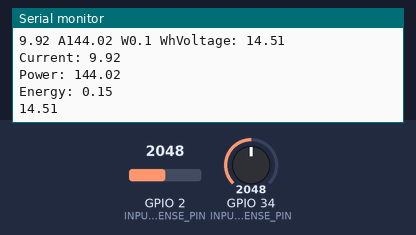
The sketch below on a simulated ESP32. Parts: the last lines printed to the serial monitor. The inputs (shaded band) are chosen by the test bench; at power-on: GPIO 2 (INPUT_CURRENT_SENSE_PIN) = 2048, GPIO 34 (INPUT_VOLTAGE_SENSE_PIN) = 2048.

Above: at 4.2 s.
4.3 s: GPIO 2 (INPUT_CURRENT_SENSE_PIN) set to 283
At 4.89 s:
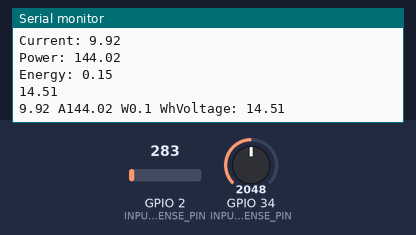
7.3 s: GPIO 2 (INPUT_CURRENT_SENSE_PIN) set to 232
At 7.35 s:
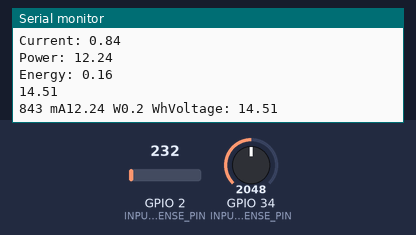
Timing chart, 0 to 10.3 s (numbered marks = the images above; inputs shaded):
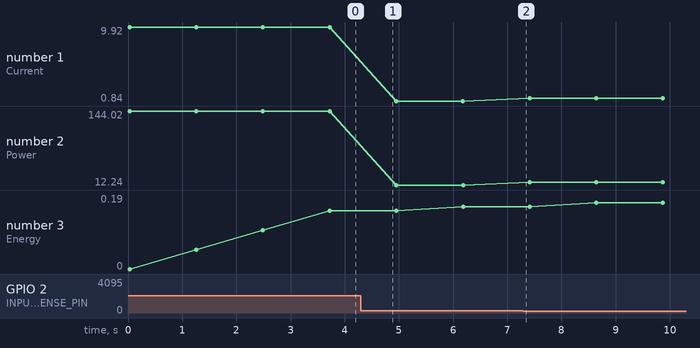

The sketch:

main.ino
```cpp
#define INPUT_VOLTAGE_SENSE_PIN 34
#define INPUT_CURRENT_SENSE_PIN 2
//#define TEMP_SENSE_PIN 4
#define VOLTAGE_SCALE  7.911 // R1+R2 / R2 // ( 47K + 6.8K ) / 6.8K
#define CURRENT_SCALE  1.5 // R4+R5 / R5 // ( 1K + 2K ) / 2K

double mVperAmp = 200; //Sensityvit of the sensor //  use 100 for 20A Module and 66 for 30A Module
double ACSoffset = 514; // Ideally it should be ( 0.1 x Vcc ) // measured value is 514mV
unsigned long last_time = 0;
unsigned long current_time = 0;
float power = 0 ; // Power in Watt
float energy = 0 ; // Emergy in Watt-Hour

float saving = 0; // cost saving


//========================= Setup Function ================================================

void setup() {
  Serial.begin(9600);


}

//========================= Loop Function ================================================


void loop()
{

  // read voltage and current
  float voltage = abs( return_voltage_value(INPUT_VOLTAGE_SENSE_PIN)) ;
  float current = abs( return_current_value(INPUT_CURRENT_SENSE_PIN)) ;

  // read temperature from DS18B20

  // Calculate power and energy
  power = current * voltage ; // calculate power in Watt
  last_time = current_time;
  current_time = millis();
  energy = energy +  power * (( current_time - last_time) / 3600000.0) ; // calculate power in Watt-Hour // 1 Hour = 60mins x 60 Secs x 1000 Milli Secs

  saving = 6.5 * ( energy / 1000 ); // 6.5 is cost per kWh // used just for example


  // ================= Display Data on Serial Monitor ================================================

  Serial.print("Voltage: ");
  Serial.println(voltage);
  Serial.print("Current: ");
  Serial.println(current);
  Serial.print("Power: ");
  Serial.println(power);
  Serial.print("Energy: ");
  Serial.println(energy);
  //Serial.print("Temp: ");

  Serial.println(voltage);
  delay(1000);

  // ================= Display Data on OLED Display ================================================

  // Display Solar Panel Voltage
//  display.setTextSize(1);
//  display.clearDisplay();
//  display.setCursor(10, 10);
//  display.print(voltage, 1);
//  display.print(" V");

  // Display Solar Panel Current

  //display.setCursor(70, 10);

  if (current > 0 && current < 1 )
  {
    Serial.print(current * 1000, 0);
    Serial.print(" mA");
    delay(100);
  }
  else
  {
    Serial.print(current, 2);
    Serial.print(" A");
    delay(100);
  }

  // Display Solar Panel Power in Watt

//  display.setTextSize(2);
//  display.setCursor(10, 25);
  Serial.print(power);
  Serial.print(" W");

  // Display Energy Generated by the Solar Panel
  //display.setCursor(10, 45);

  if ( energy >= 1000 )
  {
    Serial.print(energy / 1000, 3);
    Serial.print(" kWh");
    delay(100);
  }
  else
  {
    Serial.print(energy, 1);
    Serial.print(" Wh");
    delay(100);
  }


}

//========================= Function to Calculate Solar Panel Voltage ===================================

double return_voltage_value(int pin_no)
{
  double tmp = 0;
  double ADCVoltage = 0;
  double inputVoltage = 0;
  double avg = 0;
  for (int i = 0; i < 100; i++)
  {
    tmp = tmp + analogRead(pin_no);
  }
  avg = tmp / 100;
  ADCVoltage = ((avg * 3.3) / (4095)) + 0.184 ; // 0.184 is offset adjust by heat and try
  inputVoltage = ADCVoltage * VOLTAGE_SCALE;
  return inputVoltage;
}


//========================= Function to Calculate Solar Panel Current ===================================

double return_current_value(int pin_no)
{
  double tmp = 0;
  double avg = 0;
  double ADCVoltage = 0;
  double Amps = 0;
  for (int z = 0; z < 150; z++)
  {
    tmp = tmp + analogRead(pin_no);
  }
  avg = tmp / 150;
  ADCVoltage = ((avg * 3331) / 4095); // Gets you mV
  Amps = ((ADCVoltage * CURRENT_SCALE - ACSoffset ) / mVperAmp); // 1.5 is the scaling for voltage divider
  return Amps;
}
```

Measured:
- the behaviour switches between 258 and 257 on GPIO 2 (INPUT_CURRENT_SENSE_PIN) (found by bisection; images 1 and 2)
- plotted number 1: 9.92 → 0.84 after the input at 4.3 s, 0.84 → 1.15 after the input at 7.3 s
- plotted number 2: 144.02 → 12.24 after the input at 4.3 s, 12.24 → 16.76 after the input at 7.3 s
- plotted number 3: 0.15 → 0.16 after the input at 4.3 s, 0.16 → 0.19 after the input at 7.3 s
